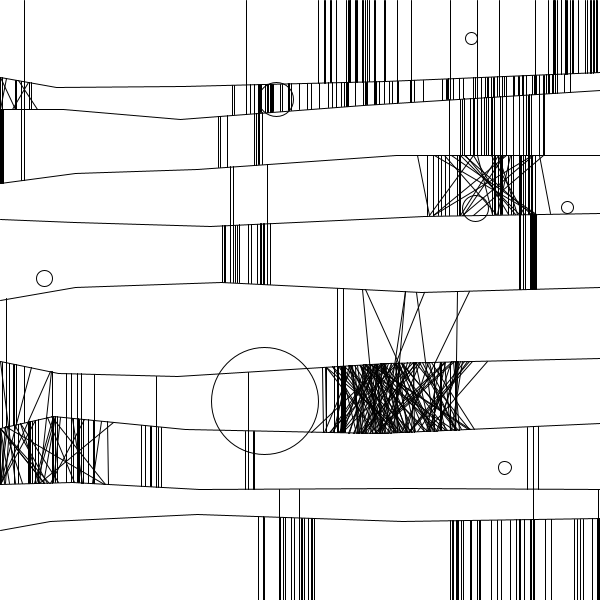
Frame 1 (no input)
Frame 60 (the mouse pressed at the canvas centre just before this capture): identical to frame 1, image omitted
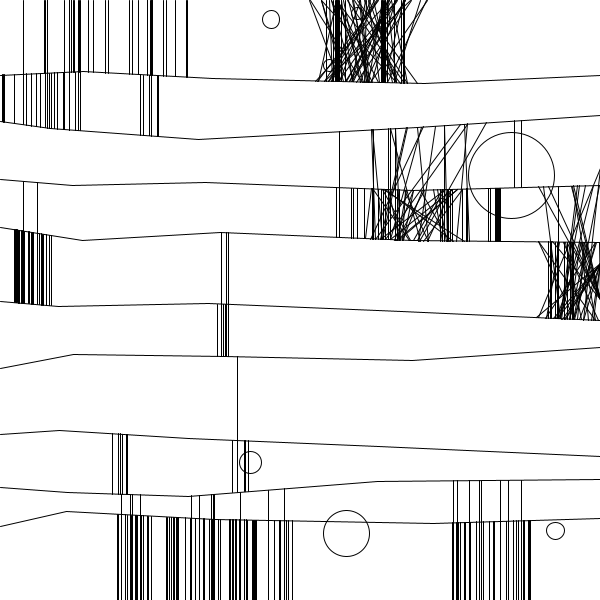
Frame 120 (the mouse held since frame 60 and released just before this capture)

The Processing sketch that drew these frames (run headless with seeded random() and noise(); from frame 60 on, the mouse is pressed at the canvas centre):

// Processing sketch: processing_50008
// ── processing_50008.pde

// A quick implementation of Frieder Nake's "13/9/65 No. 2" 
// (also known as "Hommage a Paul Klee", 1965. 
// Golan Levin, January 2012. For more information, see: 
// http://www.vam.ac.uk/content/articles/a/computer-art-history/


int nHorizontals = 9;
Horizontal HArray[];
ArrayList verticalArray;
int nCircles = 7;
Circle[] circles;

void setup() {
  size (600, 600); 
  createHorizontals();
  createVerticals();
  createCircles();
}


void createHorizontals() {
  HArray = new Horizontal[nHorizontals];
  for (int i=0; i<nHorizontals; i++) {
    float ySpacing = 1.0/(float)(nHorizontals+1); 
    float y01 = (float)(i+1) / (float)(nHorizontals+1);
    y01 += random (0-ySpacing*0.20, 0+ySpacing*0.20); 
    y01 = constrain (y01, 0, 1); 
    int nH = 8;
    HArray[i] = new Horizontal (y01, ySpacing, nH);
  }
}

void createVerticals() {
  verticalArray = new ArrayList();
  verticalArray.clear();
  for (int i=0; i<2000; i++) {

    int idA = (int) random (nHorizontals +1);
    int N = (random(0, 1) < 0.15) ? 2:1;
    int idB = max(-1, idA - N); 
    float x01 = random(0, 1); 

    float noiseVal = noise (x01*5.0 + idA*15.0, idA/100.0);
    if (noiseVal < 0.22) {
      for (int j=0; j<4; j++) {
        float deltaA = 0.4 * random(-noiseVal - 0.02, 0.02 + noiseVal);
        float deltaB = 0.4 * random(-noiseVal - 0.02, 0.02 + noiseVal);
        float x01A = constrain (x01 + deltaA, 0, 1); 
        float x01B = constrain (x01 + deltaB, 0, 1); 
        Vertical v = new Vertical (idA, idB, x01A, x01B); 
        verticalArray.add(v);
      }
    } 
    else if (noiseVal < 0.35) {
      for (int j=0; j<1; j++) {
        Vertical v = new Vertical (idA, idB, x01); 
        verticalArray.add(v);
        x01 += random (-0.05, 0.05);
      }
    }
  }
}

void createCircles() {
  nCircles = 7; 
  circles = new Circle [nCircles];
  for (int i=0; i<nCircles; i++) {
    boolean bIntersects = true;
    
    while (bIntersects == true) { 
      float rr = random (0, 1);
      rr = pow(rr, 2.0); 
      rr = map(rr, 0, 1, 0.02, 0.18); 
      float rx = random (rr, 1.0-rr);
      float ry = random (rr, 1.0-rr);
      circles[i] = new Circle (rx, ry, rr);
      if (i == 0){
        bIntersects = false;
      } else {
        boolean bFoundBad = false;
        for (int j=0; j<i; j++){
          float jx = circles[j].x;
          float jy = circles[j].y;
          float jr = circles[j].r;
          float dx = jx-rx;
          float dy = jy-ry;
          float dh = sqrt (dx*dx + dy*dy);
          if (dh < (jr + rr)){
            bFoundBad = true;
          }
        }
        if (bFoundBad == false){
          bIntersects = false;
        }
      }
    }
  }
}


void draw() {
  background (255); 
  strokeWeight (1.0) ;
  stroke (0); 
  smooth();


  drawHorizontals();
  drawVerticals();
  drawCircles();
}


void mousePressed(){
  keyPressed();
}

void keyPressed() {
  for (int h=0; h<nHorizontals; h++) {
    HArray[h].reset();
  }
  noiseSeed(millis());
  createVerticals();
  createCircles();
}


void drawCircles() {
  for (int i=0; i<nCircles; i++) {
    circles[i].draw();
  }
}

void drawHorizontals() {
  for (int h=0; h<nHorizontals; h++) {
    HArray[h].draw();
  }
}

void drawVerticals() {
  for (int i=0; i<verticalArray.size(); i++) {
    Vertical v = (Vertical) verticalArray.get(i);
    v.draw();
  }
}

class Vertical {
  int HorizontalIdA;
  int HorizontalIdB; 
  float x01A; 
  float x01B;
  float yA;
  float yB;


  Vertical (int idA, int idB, float x) {
    HorizontalIdA = idA;
    HorizontalIdB = idB;
    x01A = x;
    x01B = x;
  }

  Vertical (int idA, int idB, float xA, float xB) {
    HorizontalIdA = idA;
    HorizontalIdB = idB;
    x01A = xA;
    x01B = xB;
  }

  void draw() {


    float yA = 0; 
    float yB = 0; 
    if (HorizontalIdA < 0) {
      yA = 0;
    } 
    else if (HorizontalIdA >= nHorizontals) {
      yA = height;
    } 
    else {
      Horizontal HA = HArray[HorizontalIdA];
      yA = height * HA.getYGivenX (x01A);
    }

    if (HorizontalIdB < 0) {
      yB = 0;
    } 
    else if (HorizontalIdB >= nHorizontals) {
      yB = height;
    } 
    else {
      Horizontal HB = HArray[HorizontalIdB];
      yB = height * HB.getYGivenX (x01B);
    }

    line (x01A*width, yA, x01B*width, yB);
  }
}


//=============================================================
class Horizontal {
  int nHPoints;
  float baseY; 
  float ySpacing; 
  HPoint pointArray[];

  void reset() {
    float x01 = 0; 
    float xSpacing = 1.0/nHPoints;
    float y01 = baseY;

    for (int i=0; i<nHPoints; i++) {
      x01 += (float)i/(float)(nHPoints+1) + random (0-xSpacing*0.25, xSpacing*0.25); 
      x01 = min(x01, 1.0); 
      if (i== 0) {
        x01 = 0;
      }
      else if (i==  (nHPoints-1)) {
        x01 = 1.0;
      }
      y01 += random(0-ySpacing*0.25, ySpacing*0.25); 
      y01 = constrain (y01, 0, 1);

      pointArray[i] = new HPoint(x01, y01);
    }
  }


  float getYGivenX(float x01) {
    float out = 0; 
    if (x01 <= 0) {
      out = pointArray[0].y;
    } 
    else if (x01 >= 1) {
      out = pointArray[nHPoints-1].y;
    } 
    else {

      int testID = 0; 
      float testX1 = pointArray[testID].x;
      while ( (testX1 < x01) && (testID < nHPoints)) {
        testID++;
        testX1 = pointArray[testID].x;
      }

      int leftID = max(0, testID-1);
      float x0 = pointArray[leftID].x;
      float y0 = pointArray[leftID].y;
      float x1 = pointArray[testID].x;
      float y1 = pointArray[testID].y;

      out = map(x01, x0, x1, y0, y1);
    }

    return out;
  }

  Horizontal (float y01, float yS, int nH) {
    baseY = y01;
    ySpacing = yS;
    nHPoints = nH;
    pointArray = new HPoint[nHPoints];

    for (int i=0; i<nHPoints; i++) {
      pointArray[i] = new HPoint(0, 0);
    }
    reset();
  }

  //---------------------------------
  void draw() {
    noFill();
    beginShape();
    for (int i=0; i<nHPoints; i++) {
      float x = width  * pointArray[i].x;
      float y = height * pointArray[i].y;
      vertex(x, y);
    }
    endShape();
  }
}

class HPoint {
  float x;
  float y;

  HPoint (float inx, float iny) {
    x = inx;
    y = iny;
  }
}

class Circle {
  float x;
  float y;
  float r;
  Circle (float rx, float ry, float rr) {
    x = rx;
    y = ry; 
    r = rr;
  }
  void draw() {
    noFill();
    ellipse (x*width, y*height, r*width, r*width) ;
  }
}
